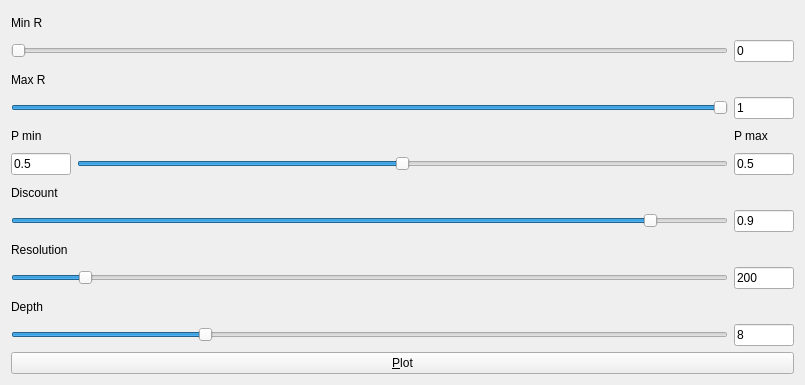
<?xml version="1.0" encoding="UTF-8"?>
<ui version="4.0">
 <class>ExpectedRewardGeneratorClass</class>
 <widget class="QWidget" name="ExpectedRewardGeneratorClass">
  <property name="geometry">
   <rect>
    <x>0</x>
    <y>0</y>
    <width>805</width>
    <height>385</height>
   </rect>
  </property>
  <property name="windowTitle">
   <string>ExpectedRewardGenerator</string>
  </property>
  <layout class="QGridLayout" name="gridLayout">
   <item row="1" column="0" colspan="2">
    <widget class="QSlider" name="_wMinR">
     <property name="maximum">
      <number>1000</number>
     </property>
     <property name="orientation">
      <enum>Qt::Horizontal</enum>
     </property>
    </widget>
   </item>
   <item row="0" column="0">
    <widget class="QLabel" name="label">
     <property name="text">
      <string>Min R</string>
     </property>
    </widget>
   </item>
   <item row="12" column="0" colspan="2">
    <widget class="QSlider" name="_wResolution">
     <property name="minimum">
      <number>10</number>
     </property>
     <property name="maximum">
      <number>2000</number>
     </property>
     <property name="value">
      <number>200</number>
     </property>
     <property name="orientation">
      <enum>Qt::Horizontal</enum>
     </property>
    </widget>
   </item>
   <item row="11" column="0">
    <widget class="QLabel" name="label_5">
     <property name="text">
      <string>Resolution</string>
     </property>
    </widget>
   </item>
   <item row="8" column="0" colspan="2">
    <widget class="QSlider" name="_wDiscount">
     <property name="maximum">
      <number>1000</number>
     </property>
     <property name="value">
      <number>900</number>
     </property>
     <property name="orientation">
      <enum>Qt::Horizontal</enum>
     </property>
    </widget>
   </item>
   <item row="7" column="0">
    <widget class="QLabel" name="label_7">
     <property name="text">
      <string>Discount</string>
     </property>
    </widget>
   </item>
   <item row="2" column="0">
    <widget class="QLabel" name="label_3">
     <property name="text">
      <string>Max R</string>
     </property>
    </widget>
   </item>
   <item row="3" column="0" colspan="2">
    <widget class="QSlider" name="_wMaxR">
     <property name="maximum">
      <number>1000</number>
     </property>
     <property name="value">
      <number>1000</number>
     </property>
     <property name="orientation">
      <enum>Qt::Horizontal</enum>
     </property>
    </widget>
   </item>
   <item row="13" column="0">
    <widget class="QLabel" name="label_6">
     <property name="text">
      <string>Depth</string>
     </property>
    </widget>
   </item>
   <item row="14" column="0" colspan="2">
    <widget class="QSlider" name="_wDepth">
     <property name="maximum">
      <number>30</number>
     </property>
     <property name="value">
      <number>8</number>
     </property>
     <property name="orientation">
      <enum>Qt::Horizontal</enum>
     </property>
    </widget>
   </item>
   <item row="4" column="0">
    <widget class="QLabel" name="label_2">
     <property name="text">
      <string>P min</string>
     </property>
    </widget>
   </item>
   <item row="5" column="0">
    <widget class="QLineEdit" name="_wPMinValue">
     <property name="minimumSize">
      <size>
       <width>60</width>
       <height>0</height>
      </size>
     </property>
     <property name="maximumSize">
      <size>
       <width>60</width>
       <height>80</height>
      </size>
     </property>
     <property name="text">
      <string>0.5</string>
     </property>
     <property name="readOnly">
      <bool>true</bool>
     </property>
    </widget>
   </item>
   <item row="5" column="1">
    <widget class="QSlider" name="_wPMax">
     <property name="maximum">
      <number>1000</number>
     </property>
     <property name="value">
      <number>500</number>
     </property>
     <property name="orientation">
      <enum>Qt::Horizontal</enum>
     </property>
    </widget>
   </item>
   <item row="5" column="2">
    <widget class="QLineEdit" name="_wPMaxValue">
     <property name="minimumSize">
      <size>
       <width>60</width>
       <height>0</height>
      </size>
     </property>
     <property name="maximumSize">
      <size>
       <width>60</width>
       <height>80</height>
      </size>
     </property>
     <property name="text">
      <string>0.5</string>
     </property>
     <property name="readOnly">
      <bool>true</bool>
     </property>
    </widget>
   </item>
   <item row="3" column="2">
    <widget class="QLineEdit" name="_wMaxRValue">
     <property name="minimumSize">
      <size>
       <width>60</width>
       <height>0</height>
      </size>
     </property>
     <property name="maximumSize">
      <size>
       <width>60</width>
       <height>80</height>
      </size>
     </property>
     <property name="text">
      <string>1</string>
     </property>
     <property name="readOnly">
      <bool>true</bool>
     </property>
    </widget>
   </item>
   <item row="1" column="2">
    <widget class="QLineEdit" name="_wMinRValue">
     <property name="minimumSize">
      <size>
       <width>60</width>
       <height>0</height>
      </size>
     </property>
     <property name="maximumSize">
      <size>
       <width>60</width>
       <height>80</height>
      </size>
     </property>
     <property name="text">
      <string>0</string>
     </property>
     <property name="readOnly">
      <bool>true</bool>
     </property>
    </widget>
   </item>
   <item row="8" column="2">
    <widget class="QLineEdit" name="_wDiscountValue">
     <property name="minimumSize">
      <size>
       <width>60</width>
       <height>0</height>
      </size>
     </property>
     <property name="maximumSize">
      <size>
       <width>60</width>
       <height>80</height>
      </size>
     </property>
     <property name="text">
      <string>0.9</string>
     </property>
    </widget>
   </item>
   <item row="12" column="2">
    <widget class="QLineEdit" name="_wResolutionValue">
     <property name="minimumSize">
      <size>
       <width>60</width>
       <height>0</height>
      </size>
     </property>
     <property name="maximumSize">
      <size>
       <width>60</width>
       <height>80</height>
      </size>
     </property>
     <property name="text">
      <string>200</string>
     </property>
     <property name="readOnly">
      <bool>true</bool>
     </property>
    </widget>
   </item>
   <item row="14" column="2">
    <widget class="QLineEdit" name="_wDepthValue">
     <property name="minimumSize">
      <size>
       <width>60</width>
       <height>0</height>
      </size>
     </property>
     <property name="maximumSize">
      <size>
       <width>60</width>
       <height>80</height>
      </size>
     </property>
     <property name="text">
      <string>8</string>
     </property>
    </widget>
   </item>
   <item row="4" column="2">
    <widget class="QLabel" name="label_4">
     <property name="text">
      <string>P max</string>
     </property>
    </widget>
   </item>
   <item row="15" column="0" colspan="3">
    <widget class="QPushButton" name="pushButton">
     <property name="text">
      <string>&amp;Plot</string>
     </property>
    </widget>
   </item>
  </layout>
 </widget>
 <layoutdefault spacing="6" margin="11"/>
 <resources/>
 <connections>
  <connection>
   <sender>_wMinR</sender>
   <signal>valueChanged(int)</signal>
   <receiver>ExpectedRewardGeneratorClass</receiver>
   <slot>minR_changed(int)</slot>
   <hints>
    <hint type="sourcelabel">
     <x>87</x>
     <y>57</y>
    </hint>
    <hint type="destinationlabel">
     <x>132</x>
     <y>75</y>
    </hint>
   </hints>
  </connection>
  <connection>
   <sender>_wMaxR</sender>
   <signal>valueChanged(int)</signal>
   <receiver>ExpectedRewardGeneratorClass</receiver>
   <slot>maxR_changed(int)</slot>
   <hints>
    <hint type="sourcelabel">
     <x>518</x>
     <y>115</y>
    </hint>
    <hint type="destinationlabel">
     <x>393</x>
     <y>178</y>
    </hint>
   </hints>
  </connection>
  <connection>
   <sender>_wPMax</sender>
   <signal>valueChanged(int)</signal>
   <receiver>ExpectedRewardGeneratorClass</receiver>
   <slot>maxR_P_changed(int)</slot>
   <hints>
    <hint type="sourcelabel">
     <x>584</x>
     <y>172</y>
    </hint>
    <hint type="destinationlabel">
     <x>428</x>
     <y>275</y>
    </hint>
   </hints>
  </connection>
  <connection>
   <sender>_wResolution</sender>
   <signal>valueChanged(int)</signal>
   <receiver>ExpectedRewardGeneratorClass</receiver>
   <slot>resolution_changed(int)</slot>
   <hints>
    <hint type="sourcelabel">
     <x>174</x>
     <y>287</y>
    </hint>
    <hint type="destinationlabel">
     <x>117</x>
     <y>229</y>
    </hint>
   </hints>
  </connection>
  <connection>
   <sender>_wDepth</sender>
   <signal>valueChanged(int)</signal>
   <receiver>ExpectedRewardGeneratorClass</receiver>
   <slot>depth_changed(int)</slot>
   <hints>
    <hint type="sourcelabel">
     <x>518</x>
     <y>344</y>
    </hint>
    <hint type="destinationlabel">
     <x>363</x>
     <y>235</y>
    </hint>
   </hints>
  </connection>
  <connection>
   <sender>pushButton</sender>
   <signal>clicked()</signal>
   <receiver>ExpectedRewardGeneratorClass</receiver>
   <slot>plot()</slot>
   <hints>
    <hint type="sourcelabel">
     <x>739</x>
     <y>375</y>
    </hint>
    <hint type="destinationlabel">
     <x>691</x>
     <y>384</y>
    </hint>
   </hints>
  </connection>
  <connection>
   <sender>_wDiscount</sender>
   <signal>valueChanged(int)</signal>
   <receiver>ExpectedRewardGeneratorClass</receiver>
   <slot>discount_changed(int)</slot>
   <hints>
    <hint type="sourcelabel">
     <x>138</x>
     <y>229</y>
    </hint>
    <hint type="destinationlabel">
     <x>133</x>
     <y>310</y>
    </hint>
   </hints>
  </connection>
 </connections>
 <slots>
  <slot>minR_changed(int)</slot>
  <slot>maxR_changed(int)</slot>
  <slot>minR_P_changed(int)</slot>
  <slot>maxR_P_changed(int)</slot>
  <slot>resolution_changed(int)</slot>
  <slot>depth_changed(int)</slot>
  <slot>plot()</slot>
  <slot>discount_changed(int)</slot>
 </slots>
</ui>
